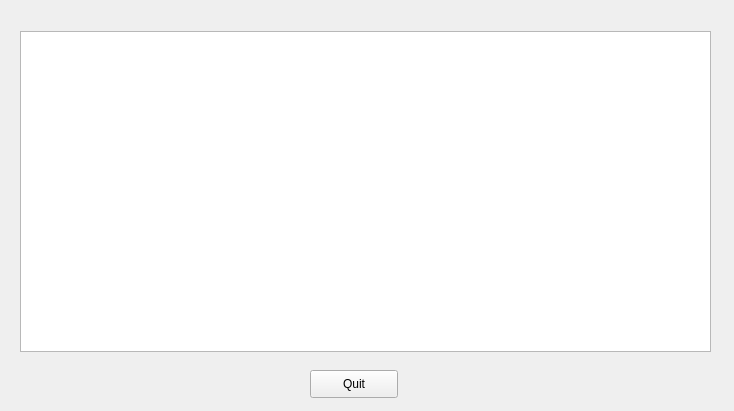
<?xml version="1.0" encoding="UTF-8"?>
<ui version="4.0">
 <class>ContentIn</class>
 <widget class="QWidget" name="ContentIn">
  <property name="geometry">
   <rect>
    <x>0</x>
    <y>0</y>
    <width>734</width>
    <height>411</height>
   </rect>
  </property>
  <property name="windowTitle">
   <string>ContentIn</string>
  </property>
  <widget class="QTableView" name="tableView">
   <property name="geometry">
    <rect>
     <x>20</x>
     <y>31</y>
     <width>691</width>
     <height>321</height>
    </rect>
   </property>
  </widget>
  <widget class="QPushButton" name="pushButton">
   <property name="geometry">
    <rect>
     <x>310</x>
     <y>370</y>
     <width>88</width>
     <height>28</height>
    </rect>
   </property>
   <property name="text">
    <string>Quit</string>
   </property>
  </widget>
  <widget class="QLabel" name="label">
   <property name="geometry">
    <rect>
     <x>596</x>
     <y>10</y>
     <width>101</width>
     <height>20</height>
    </rect>
   </property>
   <property name="text">
    <string/>
   </property>
  </widget>
 </widget>
 <resources/>
 <connections/>
</ui>
